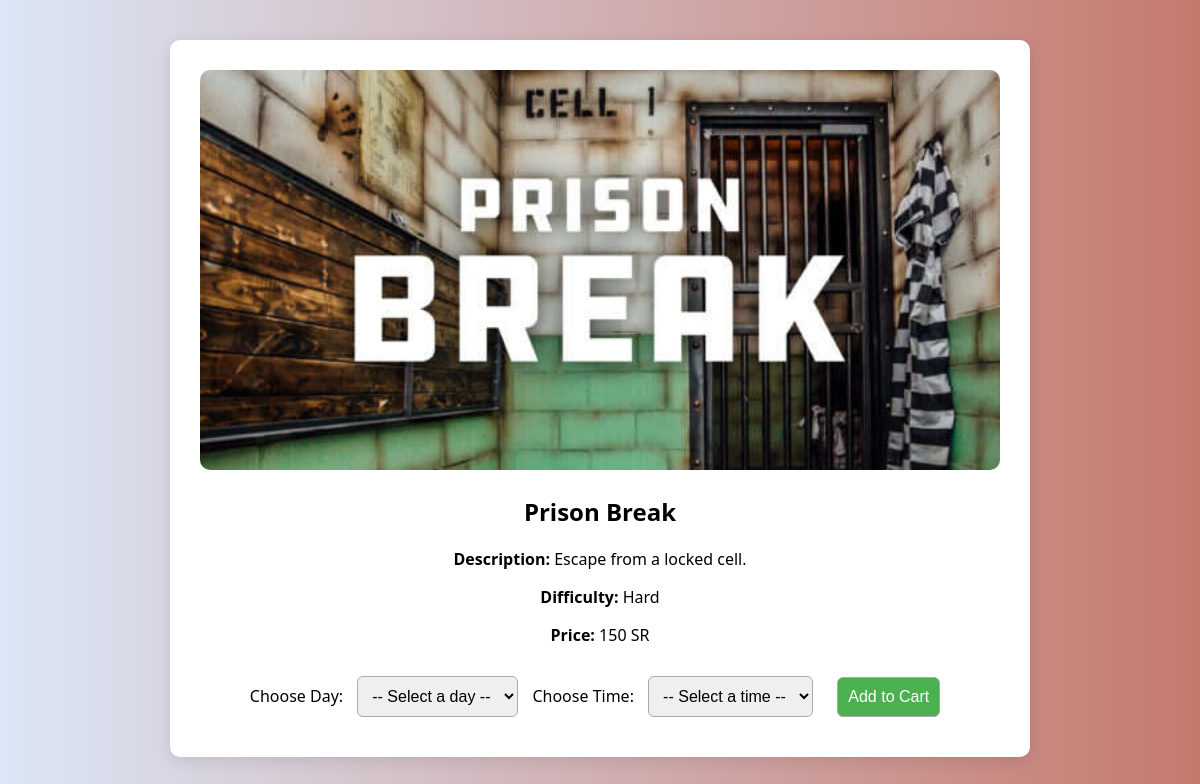
The app's page /escape_details.php?id=1 (signed in) with its own data.
### tables this page shows
CREATE TABLE "rooms" (
	"id"	INTEGER,
	"name"	TEXT,
	"description"	TEXT,
	"difficulty"	TEXT,
	"price"	REAL,
	"image"	TEXT,
	PRIMARY KEY("id" AUTOINCREMENT)
);

### escape_details.php (the view, shortened to what this page needs)
<?php
try {
    $db = new PDO("sqlite:database.sqlite");
} catch (PDOException $e) {
    die("Database connection failed: " . $e->getMessage());
}
$id = (int) $_GET['id'];
$stmt = $db->prepare("SELECT * FROM rooms WHERE id = ?");
$stmt->execute([$id]);
$room = $stmt->fetch(PDO::FETCH_ASSOC);
$image = htmlspecialchars($room['image']);
$imagePath = "images/" . $image;
?>
<!DOCTYPE html>
<html>
<head>
</head>
<body>
<div class="container">
    <img src="<?php echo $imagePath; ?>" alt="Room image">
    <h2><?php echo htmlspecialchars($room['name']); ?></h2>
    <p><strong>Description:</strong> <?php echo htmlspecialchars($room['description']); ?></p>
    <p><strong>Difficulty:</strong> <?php echo htmlspecialchars($room['difficulty']); ?></p>
    <p><strong>Price:</strong> <?php echo htmlspecialchars($room['price']); ?> SR</p>
    <form method="post" action="cart.php">
        <label for="day">Choose Day:</label>
        <select name="day" required>
            <option value="">-- Select a day --</option>
        </select>
        <label for="time">Choose Time:</label>
        <select name="time" required>
            <option value="">-- Select a time --</option>
        </select>
        <button type="submit">Add to Cart</button>
    </form>
</div>
</body>
</html>

### escape_details.php (style rules this page uses)
body { font-family: 'Segoe UI', sans-serif; background: linear-gradient(to right, #dbe6f6, #c5796d); margin: 0; padding: 0; }
.container { max-width: 800px; margin: 40px auto; background: white; border-radius: 10px; box-shadow: 0 4px 15px rgba(0,0,0,0.1); padding: 30px; text-align: center; }
img { width: 100%; border-radius: 10px; max-height: 400px; object-fit: cover; }
h2 { margin-top: 20px; }
form { margin-top: 20px; }
select, button { padding: 10px; font-size: 16px; margin: 10px; border-radius: 6px; border: 1px solid #aaa; }
button { background: #4CAF50; color: white; cursor: pointer; }

### records on screen
rooms: image (picture), name "Prison Break", description "Escape from a locked cell.", difficulty "Hard", price "150"
